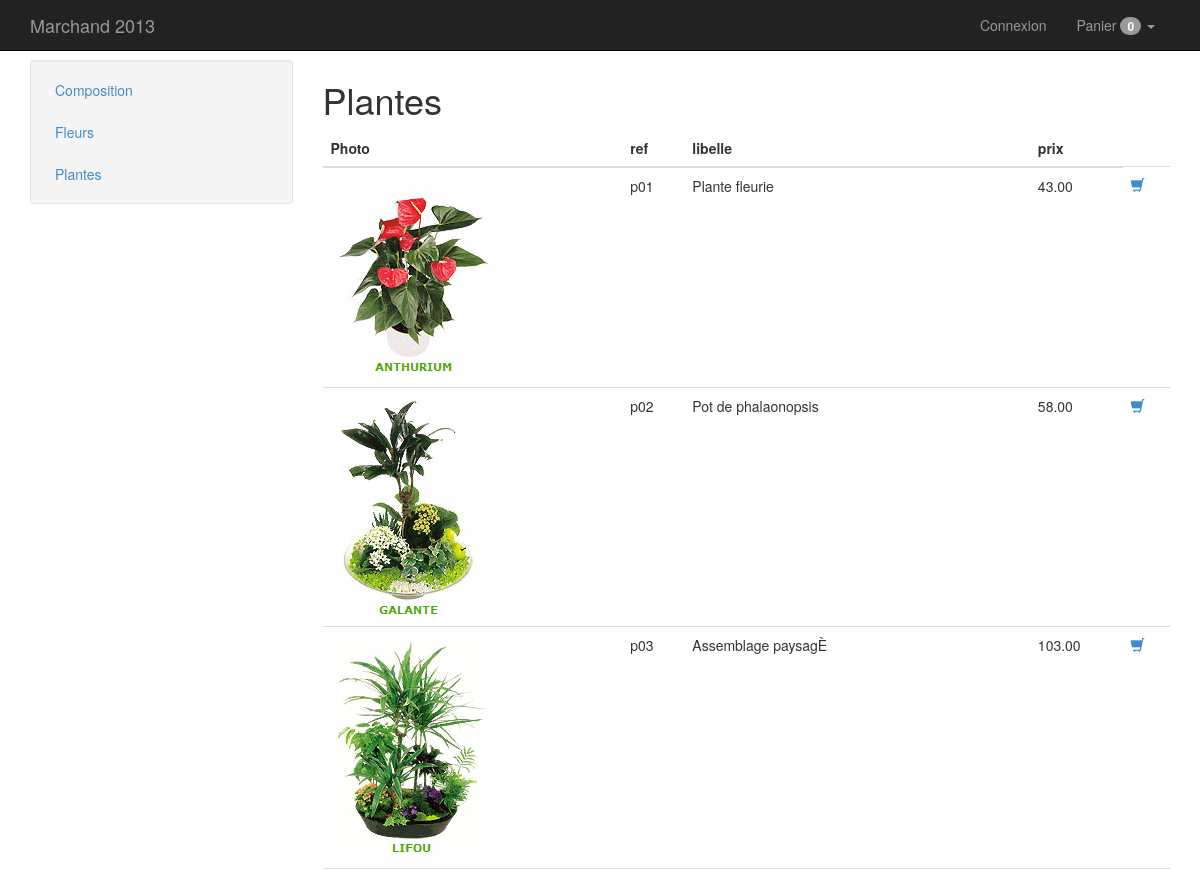
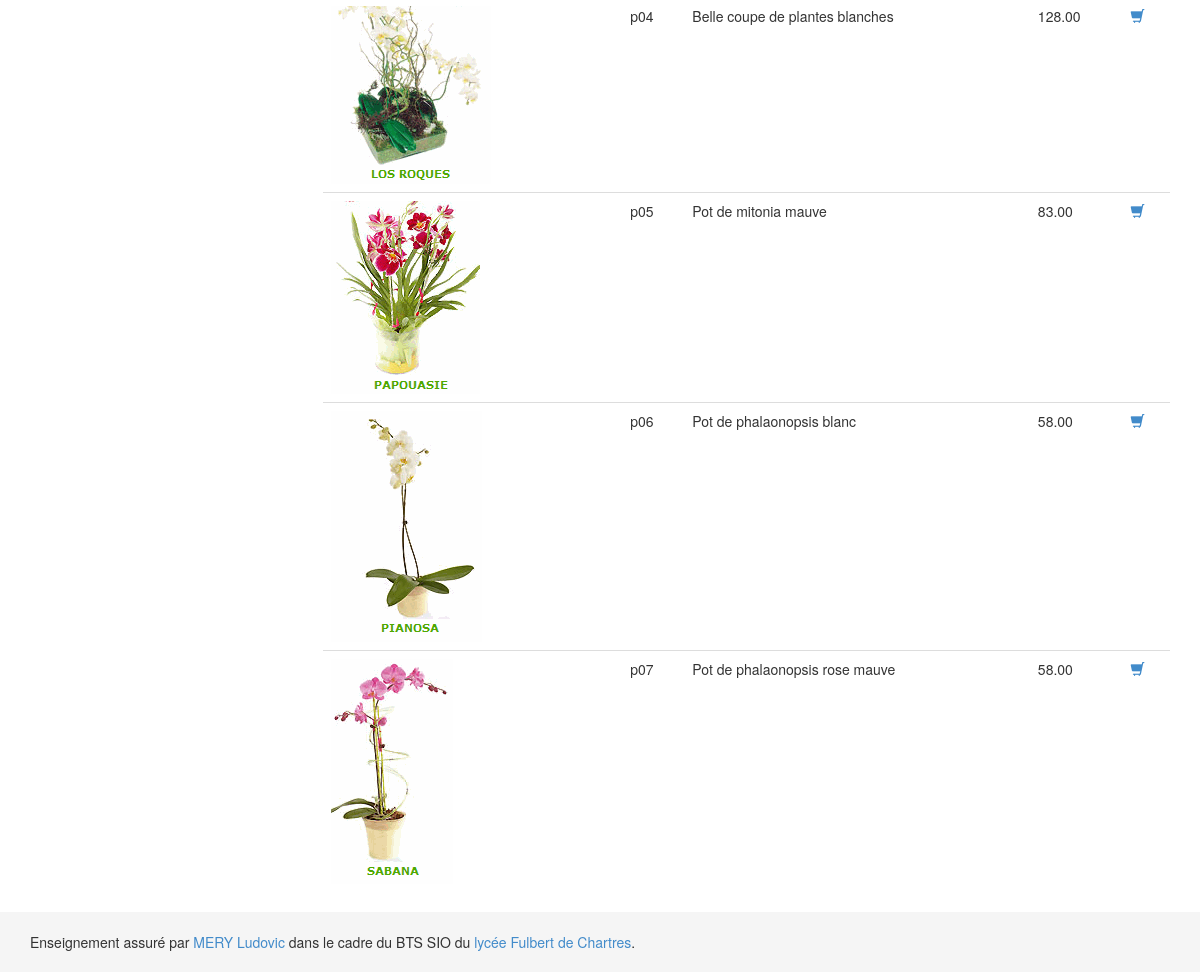
Screenshot of /index.php?controller=Produit&action=Listbycategorie&idcategorie=pla with the database file from the repository (2 pictures, top to bottom).
### tables this page shows
CREATE TABLE IF NOT EXISTS `categorie` (
  `id` char(32) NOT NULL,
  `libelle` char(32) DEFAULT NULL,
  PRIMARY KEY (`id`)
);

CREATE TABLE IF NOT EXISTS `produit` (
  `id` char(32) NOT NULL,
  `description` char(50) DEFAULT NULL,
  `prix` decimal(10,2) DEFAULT NULL,
  `image` char(32) DEFAULT NULL,
  `idCategorie` char(32) NOT NULL,
  PRIMARY KEY (`id`),
  KEY `I_FK_Produit_CATEGORIE` (`idCategorie`)
);

### pedaFramework/Collection.class.php (called while the page is built, shortened)
<?php
class Collection{
	private $colObjet;
	private $compteur;
	public function Collection(){
		$this->colObjet=array();
		$this->compteur=0;
	}
	public function add($unobj){
		$this->colObjet[$this->compteur]=$unobj;
		$this->compteur++;
	}
	public function getAll(){
		return $this->colObjet;
	}
}
?>

### application/controllers/CategorieController.class.php (called while the page is built, shortened)
<?php
class CategorieController extends Controller{
	function MenuAction(){
		$myDAOCategorie=new Categorie();
		$lescateg=$myDAOCategorie->LoadAll();
		$this->showView();
	}
}
?>

### pedaFramework/MVC/ControllerFactory.class.php (called while the page is built, shortened)
<?php
class ControllerFactory {
		public static function create ($controllerName, $action=null, $params=null){
			$myController=new $nameController($controllerName, $action,$params);
			return $myController;
		}
}
?>

### pedaFramework/MVC/Layout.class.php (called while the page is built, shortened)
<?php
class Layout {
	private $_file;
	public function Layout($name){
		$folder="layouts";
		$file=$name."/index.lay.php";
		$this->_file=$folder."/".$file;
	}
	public function show(){
		include $this->_file;
	}
}
?>

### index.php (called while the page is built, shortened)
<?php
require_once ("pedaFramework/MVC/ControllerFactory.class.php");
require_once ("pedaFramework/MVC/Layout.class.php");
require_once ("pedaFramework/ORM/Entity.class.php");
require_once ("pedaFramework/Collection.class.php");
require_once ("application/models/Categorie.class.php");
require_once ("application/models/Produit.class.php");
require_once ("application/controllers/CategorieController.class.php");
Application::getLayout()->show();
?>

### application/models/Categorie.class.php (called while the page is built, shortened)
<?php
class Categorie extends Entity {
	private $_str_id;
	private $_str_libelle;
	function Categorie(array $params=null) {
		if(isset($params)){
			$this->_str_id=$params[0];
			$this->_str_libelle=$params[1];
		}
	}
	public function getId(){
		return $this->_str_id;
	}
	public function getLibelle(){
		return $this->_str_libelle;
	}
}
?>

### pedaFramework/ORM/Entity.class.php (called while the page is built, shortened)
<?php
abstract class Entity implements IDAO{
	protected $_tablename;
	 protected function lierDB($classname, $tablename){
	 	$this->_tablename=$tablename;
	 }
	public function LoadAll() {
		$db=Database::getInstance();
		$tablename=$this->_tablename;
		$req="SELECT * FROM ".$tablename;
		$stmt = $db->prepare($req);
		$stmt->execute();
		$lesobjets=new Collection();
		while ($jeuenregistrement = $stmt->fetch(PDO::FETCH_ASSOC)) {
			$params=new Collection();
			foreach($jeuenregistrement as $champ => $valeur){
				$params->add($valeur);
			}
			$dataligne=$params->getAll();
			$monobjet=new $classe($dataligne);
			$lesobjets->add($monobjet);
		}
		return $lesobjets;
	}
	public function LoadByCritere($critere) {
		$db=Database::getInstance();
		$tablename=$this->_tablename;
		$req="SELECT * FROM $tablename WHERE $critere" ;
		$stmt = $db->prepare($req);
		$stmt->execute();
		$lesobjets=new Collection();
		while ($jeuenregistrement = $stmt->fetch(PDO::FETCH_ASSOC)) {
			$params=new Collection();
			foreach($jeuenregistrement as $champ => $valeur){
				$params->add($valeur);
			}
			$dataligne=$params->getAll();
			$monobjet=new $classe($dataligne);
			$lesobjets->add($monobjet);
		}
		return $lesobjets;
	}
}
?>

### application/controllers/ProduitController.class.php (called while the page is built, shortened)
<?php
class ProduitController extends Controller{
	function ListbycategorieAction($params=null){
		if(isset($_GET['idcategorie'])){
			$codecateg=$_GET['idcategorie'];
		}
		else{
			$codecateg=$params['idcategorie'];
		}
		$myDAOProduit=new Produit();
		$lesproduits=$myDAOProduit->LoadByCritere("idCategorie='$codecateg'");
		$this->showView();
	}
}
?>

### application/views/Produit/ListbycategorieView.phtml (the view, shortened to what this page needs)
<h1><?php echo $this->_data['categorie']->getLibelle() ?></h1>
<table class="table table-hover">
	<thead>
		<tr>
			<th>Photo</th>
			<th>ref</th>
			<th>libelle</th>
			<th>prix</th>
		</tr>
	</thead>
	<tbody>
<?php foreach($this->_data['lesproduits']->getAll() as $leproduit){?>
	<tr>
		<td><?php echo $leproduit->getPhotoHTML() ?></td>
		<td><?php echo $leproduit->getId() ?></td>
		<td><?php echo $leproduit->getLibelle() ?></td>
		<td><?php echo $leproduit->getPrixUnitaire() ?></td>
		<td><a href="index.php?controller=Panier&action=Add&id=<?php echo $leproduit->getId() ?>">
				<i class="glyphicon glyphicon-shopping-cart"></i>
			</a>
		</td>
	</tr>
<?php } ?>
	</tbody>
</table>

### application/views/Categorie/MenuView.phtml
<?php foreach($this->_data['lescateg']->getAll() as $lacateg){?>
	<li><a href="index.php?controller=Produit&action=Listbycategorie&idcategorie=<?php echo $lacateg->getId()?>"><?php echo $lacateg->getLibelle()?></a></li>
<?php } ?>

### application/models/Produit.class.php (shortened to what this page needs)
<?php
class Produit extends Entity{
	private $_str_id;
	private $_str_libelle;
	private $_flt_prixunit;
	private $_img_photo;
	function Produit(array $params=null) {
		if(isset($params)){
			$this->_str_id=$params[0];
			$this->_str_libelle=$params[1];
			$this->_flt_prixunit=$params[2];
			$this->_img_photo=$params[3];
		}
	}
	public function getId(){
		return $this->_str_id;
	}
	public function getLibelle(){
		return $this->_str_libelle;
	}
	public function getPrixUnitaire(){
		return $this->_flt_prixunit;
	}
	public function getPhotoURL(){
		return $this->_img_photo;
	}
	public function getPhotoHTML(){
		$html="<img src=\"".$this->getPhotoURL()."\" />";
		return $html;
	}
}
?>

### layouts/Bootstrap3Layout/index.lay.php (style rules this page uses)
html, body { padding-top: 30px; height: 100%; }

### rows the page displays
categorie: libelle "Composition"
categorie: libelle "Fleurs"
categorie: libelle "Plantes"
produit: image (picture), id "p01", description "Plante fleurie", prix "43.00"
produit: image (picture), id "p02", description "Pot de phalaonopsis", prix "58.00"
produit: image (picture), id "p03", description "Assemblage paysagÈ", prix "103.00"
produit: image (picture), id "p04", description "Belle coupe de plantes blanches", prix "128.00"
produit: image (picture), id "p05", description "Pot de mitonia mauve", prix "83.00"
produit: image (picture), id "p06", description "Pot de phalaonopsis blanc", prix "58.00"
produit: image (picture), id "p07", description "Pot de phalaonopsis rose mauve", prix "58.00"

### other values shown
$this->_data['panier']->getNbProduitDifferent() "0"
